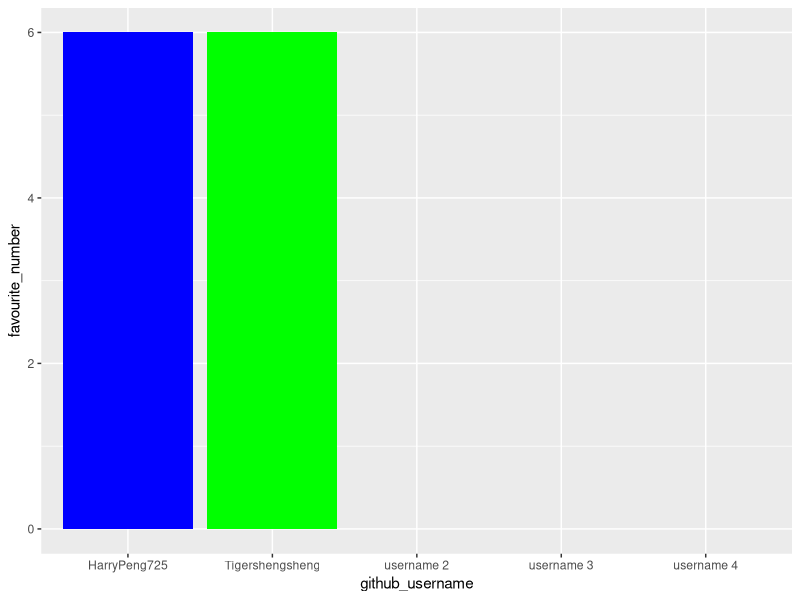

The R script that drew this image:
## ---- chunk 1
library(tidyverse) 
## ---- chunk 2
team_data <- tibble(
  name = c("Tiger", "Harry", "member 2", 
           "member 3", "member 4"),
  github_username = c("Tigershengsheng", "HarryPeng725", "username 2", 
                      "username 3", "username 4"), 
  colour = c("green", "blue", "colour 2", 
             "colour 3", "colour 4"),
  hobby = c("basketball", "basketball", "hobby 2", 
            "hobby 3", "hobby 4"),
  favourite_number = c(6, 6, NA, NA, NA)
  )

team_data
## ---- chunk 3
p1 <- ggplot(data = team_data, 
             mapping = aes(x = github_username, 
                           y = favourite_number,
                           fill = colour), 
             ) +
   geom_col() +
   scale_fill_identity()
p1
